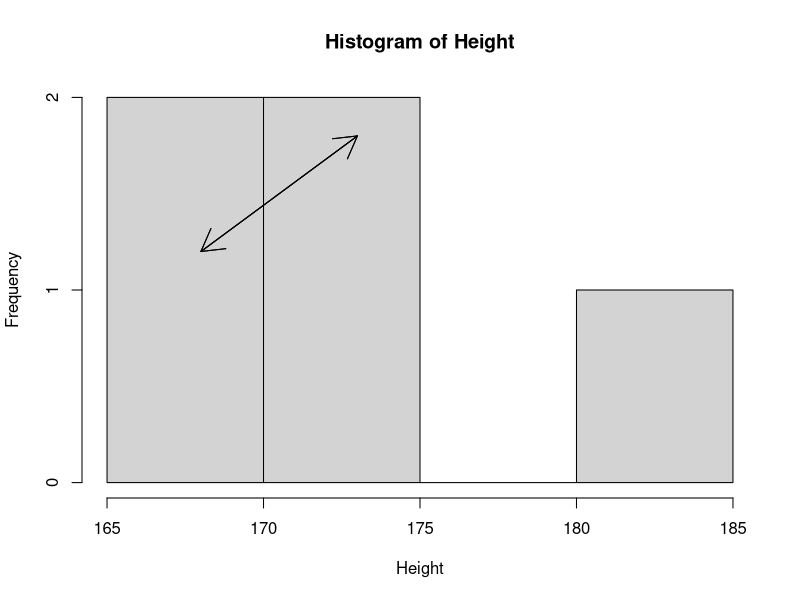

This chart was generated by the following R code:
## Add lines
Height = c(170,169,182,175,173)
hist(Height)

X1 = c(168)
X2 = c(173)
Y1 = c(1.2)
Y2 = c(1.8)

# arrow head: X1,Y1
arrows(X1,Y1,X2,Y2,angle=30,code=1)
# arrow head: X2,Y2
arrows(X1,Y1,X2,Y2,angle=30,code=2)
# arrow head: Two sides
arrows(X1,Y1,X2,Y2,angle=30,code=3)